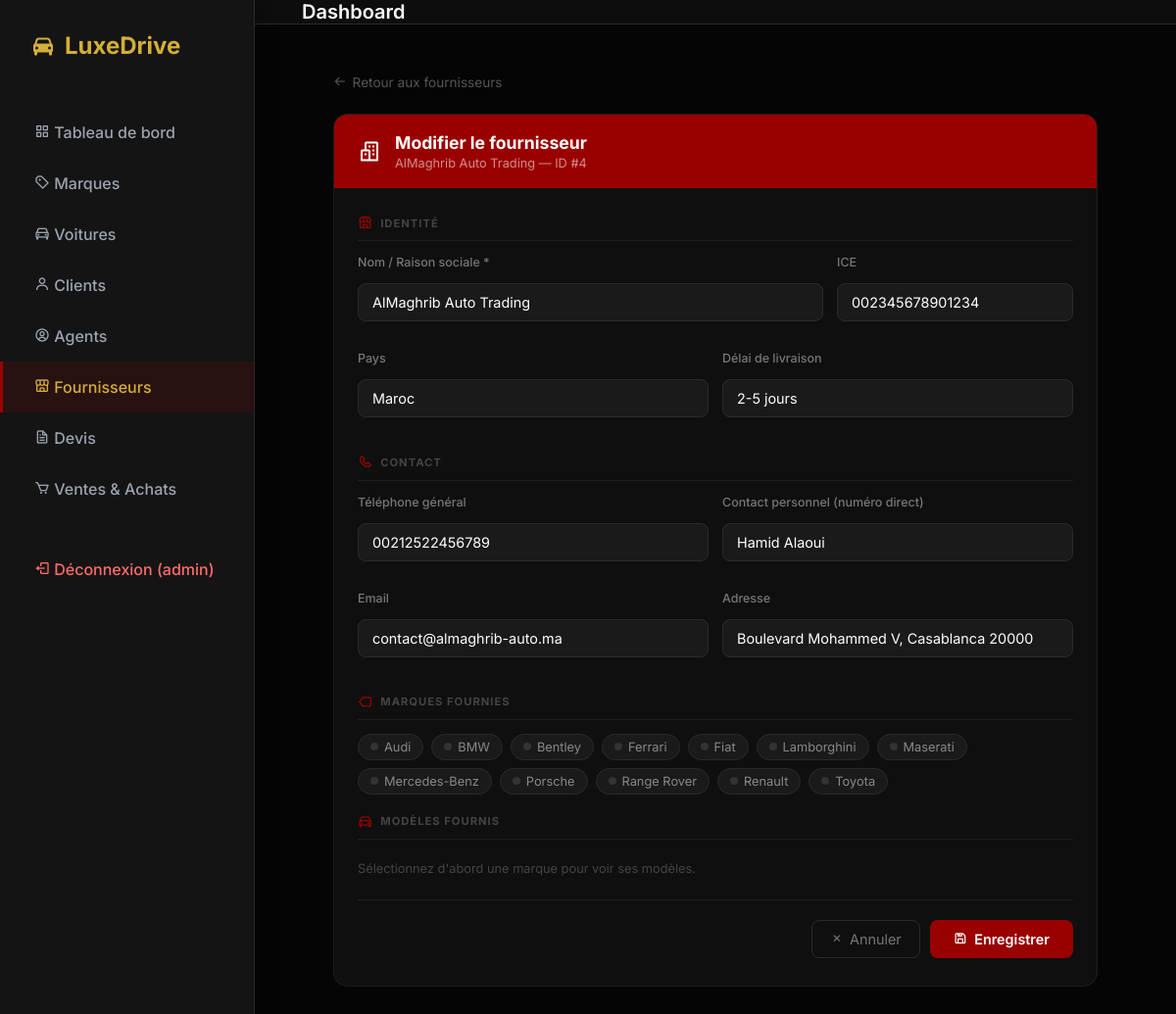
The app's page /fournisseurs/edit/4 (signed in) with its own data.
### tables this page shows
CREATE TABLE user (
    id_user INTEGER PRIMARY KEY AUTOINCREMENT,
    username TEXT UNIQUE NOT NULL,
    password TEXT NOT NULL,
    role TEXT CHECK( role IN ('admin', 'user') ) NOT NULL,
    id_client INTEGER,
    FOREIGN KEY (id_client) REFERENCES client(id_client)
);

CREATE TABLE fournisseur (
    id_fournisseur INTEGER PRIMARY KEY AUTOINCREMENT,
    nom TEXT,
    adresse TEXT,
    telephone TEXT
, ice              TEXT, pays             TEXT, delai_livraison  TEXT, contact_personnel TEXT, email            TEXT);

CREATE TABLE marque (
    id_marque INTEGER PRIMARY KEY AUTOINCREMENT,
    nom_marque TEXT NOT NULL
);

### app.py (the view, shortened to what this page needs)
@app.route('/fournisseurs/edit/<int:id_fournisseur>', methods=['GET', 'POST'])
@admin_required
def fournisseur_edit(id_fournisseur):
    db = get_db()
    cur = db.cursor()
    cur.execute('SELECT * FROM fournisseur WHERE id_fournisseur=?', (id_fournisseur,))
    fournisseur = cur.fetchone()
    cur.execute('SELECT MIN(id_marque) as id_marque, nom_marque FROM marque GROUP BY nom_marque ORDER BY nom_marque')
    marques_list = cur.fetchall()
    cur.execute('''
        SELECT m.id_modele, m.nom_modele, m.id_marque, mq.nom_marque
        FROM modele m JOIN marque mq ON m.id_marque = mq.id_marque
        WHERE m.id_marque IN (SELECT MIN(id_marque) FROM marque GROUP BY nom_marque)
        ORDER BY mq.nom_marque, m.nom_modele
    ''')
    modeles_list = cur.fetchall()
    cur.execute('SELECT id_marque FROM fournisseur_marque WHERE id_fournisseur=?', (id_fournisseur,))
    selected_marques = {r['id_marque'] for r in cur.fetchall()}
    cur.execute('SELECT id_modele FROM fournisseur_modele WHERE id_fournisseur=?', (id_fournisseur,))
    selected_modeles = {r['id_modele'] for r in cur.fetchall()}
    return render_template('fournisseur_edit.html',
                           fournisseur=fournisseur,
                           marques=marques_list,
                           modeles=modeles_list,
                           selected_marques=selected_marques,
                           selected_modeles=selected_modeles)

### app.py (called while the page is built)
def get_db():
    db = getattr(g, '_database', None)
    if db is None:
        db = g._database = sqlite3.connect(DATABASE)
        db.row_factory = sqlite3.Row
    return db

@app.teardown_appcontext
def close_connection(exception):
    db = getattr(g, '_database', None)
    if db is not None:
        db.close()

@app.before_request
def load_logged_in_user():
    user_id = session.get('user_id')
    if user_id is None:
        g.user = None
    else:
        db = get_db()
        cur = db.cursor()
        cur.execute('SELECT * FROM user WHERE id_user = ?', (user_id,))
        g.user = cur.fetchone()

def admin_required(f):
    @wraps(f)
    def decorated_function(*args, **kwargs):
        if 'user_id' not in session or session.get('role') != 'admin':
            return redirect(url_for('voitures'))
        return f(*args, **kwargs)
    return decorated_function

### templates/fournisseur_edit.html (shortened to what this page needs)
{% extends 'base.html' %}
{% block content %}
<div class="edit-container">
  <a href="/fournisseurs" class="back-link">
    <i class='bx bx-arrow-back'></i> Retour aux fournisseurs
  </a>
  <div class="edit-card">
    <div class="edit-card-header">
      <i class='bx bx-buildings'></i>
      <div>
        <h2>Modifier le fournisseur</h2>
        <p>{{ fournisseur.nom }} — ID #{{ fournisseur.id_fournisseur }}</p>
      </div>
    </div>
    <div class="edit-card-body">
      <form method="POST">
        <div class="section-label"><i class='bx bx-store'></i> Identité</div>
        <div class="form-row cols3">
          <div class="form-group" style="grid-column: 1 / span 2;">
            <label>Nom / Raison sociale *</label>
            <input type="text" name="nom" value="{{ fournisseur.nom or '' }}" required>
          </div>
          <div class="form-group">
            <label>ICE</label>
            <input type="text" name="ice" value="{{ fournisseur.ice or '' }}" placeholder="000000000000000">
          </div>
        </div>
        <div class="form-row">
          <div class="form-group">
            <label>Pays</label>
            <input type="text" name="pays" value="{{ fournisseur.pays or '' }}" placeholder="Maroc, France, Espagne…">
          </div>
          <div class="form-group">
            <label>Délai de livraison</label>
            <input type="text" name="delai_livraison" value="{{ fournisseur.delai_livraison or '' }}" placeholder="ex: 7–14 jours">
          </div>
        </div>
        <div class="section-label"><i class='bx bx-phone'></i> Contact</div>
        <div class="form-row">
          <div class="form-group">
            <label>Téléphone général</label>
            <input type="text" name="telephone" value="{{ fournisseur.telephone or '' }}" placeholder="0600000000">
          </div>
          <div class="form-group">
            <label>Contact personnel (numéro direct)</label>
            <input type="text" name="contact_personnel" value="{{ fournisseur.contact_personnel or '' }}" placeholder="Numéro direct">
          </div>
        </div>
        <div class="form-row">
          <div class="form-group">
            <label>Email</label>
            <input type="email" name="email" value="{{ fournisseur.email or '' }}" placeholder="contact@fournisseur.ma">
          </div>
          <div class="form-group">
            <label>Adresse</label>
            <input type="text" name="adresse" value="{{ fournisseur.adresse or '' }}" placeholder="Rue, Ville, Code postal">
          </div>
        </div>
        {% if marques %}
        <div class="section-label"><i class='bx bx-tag'></i> Marques fournies</div>
        <div class="checkbox-grid" id="editMarqueGrid">
          {% for mq in marques %}
          {% set is_checked = mq.id_marque in selected_marques %}
          <label class="checkbox-pill {% if is_checked %}checked{% endif %}" onclick="togglePill(this)">
            <span class="pill-dot"></span>
            {{ mq.nom_marque }}
          </label>
          {% endfor %}
        </div>
        <div class="section-label" style="margin-top:20px;"><i class='bx bx-car'></i> Modèles fournis</div>
        <div class="modele-hint" id="editModeleHint" style="display:none;">
          Sélectionnez d'abord une marque pour voir ses modèles.
        </div>
        {% endif %}
        <div class="form-actions">
          <a href="/fournisseurs" class="btn-cancel">
            <i class='bx bx-x'></i> Annuler
          </a>
          <button type="submit" class="btn-save">
            <i class='bx bx-save'></i> Enregistrer
          </button>
        </div>
      </form>
    </div>
  </div>
</div>
{% endblock %}

### templates/base.html (shortened to what this page needs)
<!DOCTYPE html>
<html lang="fr">
<head>
    <link rel="stylesheet" href="{{ url_for('static', filename='style.css') }}">
    <link href="https://unpkg.com/boxicons@2.1.4/css/boxicons.min.css" rel="stylesheet">
</head>
<body>
    <aside class="sidebar">
        <div class="brand">
            <i class='bx bxs-car'></i>
            <span>LuxeDrive</span>
        </div>
        <ul class="nav-links">
            {% if g.user and g.user.role == 'admin' %}
            <li><a href="{{ url_for('dashboard') }}" class="{% if request.endpoint == 'dashboard' %}active{% endif %}"><i class='bx bx-grid-alt'></i> Tableau de bord</a></li>
            {% endif %}
            <li><a href="{{ url_for('marques') }}" class="{% if request.endpoint in ['marques','marque_detail'] %}active{% endif %}"><i class='bx bx-purchase-tag-alt'></i> Marques</a></li>
            {% if g.user and g.user.role == 'admin' %}
            <li><a href="{{ url_for('voitures') }}" class="{% if request.endpoint in ['voitures','voitures_add','voiture_detail','voiture_edit'] %}active{% endif %}"><i class='bx bx-car'></i> Voitures</a></li>
            {% endif %}
            {% if g.user and g.user.role == 'admin' %}
            <li><a href="{{ url_for('clients') }}" class="{% if request.endpoint in ['clients','client_edit'] %}active{% endif %}"><i class='bx bx-user'></i> Clients</a></li>
            <li><a href="{{ url_for('agents') }}" class="{% if request.endpoint in ['agents','agent_edit'] %}active{% endif %}"><i class='bx bx-user-circle'></i> Agents</a></li>
            <li><a href="{{ url_for('fournisseurs') }}" class="{% if request.endpoint in ['fournisseurs','fournisseur_edit'] %}active{% endif %}"><i class='bx bx-store-alt'></i> Fournisseurs</a></li>
            <li><a href="{{ url_for('devis_select') }}" class="{% if request.endpoint in ['devis_select','devis'] %}active{% endif %}"><i class='bx bx-file'></i> Devis</a></li>
            <li><a href="{{ url_for('transactions') }}" class="{% if request.endpoint == 'transactions' %}active{% endif %}"><i class='bx bx-cart'></i> Ventes & Achats</a></li>
            {% endif %}
            <li style="margin-top:30px;">
                <a href="{{ url_for('logout') }}" style="color:#ff6b6b;">
                    <i class='bx bx-log-out'></i> Déconnexion ({{ g.user.username if g.user else '' }})
                </a>
            </li>
        </ul>
    </aside>
    <div class="main-content">
        <header>
            <h1 class="page-title">{% block page_title %}Dashboard{% endblock %}</h1>
        </header>
        <main>
            {% block content %}{% endblock %}
        </main>
    </div>
</body>
</html>

### static/style.css (style rules this page uses)
:root { --primary-color: #990000; --primary-hover: #7a0000; --accent-gold: #D4AF37; --bg-color: #050505; --sidebar-bg: #141414; --card-bg: #141414; --text-main: #f8fafc; --text-muted: #9ca3af; --border-color: #2a2a2a; --success: #10b981; --warning: #f59e0b; --danger: #ef4444; }
* { box-sizing: border-box; margin: 0; padding: 0; font-family: 'Inter', sans-serif; }
body { background-color: var(--bg-color); color: var(--text-main); display: flex; height: 100vh; overflow: hidden; }
.sidebar { width: 260px; background-color: var(--sidebar-bg); border-right: 1px solid var(--border-color); display: flex; flex-direction: column; padding: 2rem 0; box-shadow: 4px 0 15px rgba(0,0,0,0.2); z-index: 10; }
.brand { padding: 0 2rem; font-size: 1.5rem; font-weight: 700; color: var(--accent-gold); margin-bottom: 3rem; display: flex; align-items: center; gap: 10px; }
.nav-links { list-style: none; display: flex; flex-direction: column; }
.nav-links li { width: 100%; }
.nav-links a { display: block; padding: 1rem 2rem; color: var(--text-muted); text-decoration: none; font-weight: 500; transition: all 0.3s ease; border-left: 3px solid transparent; }
.nav-links a:hover, .nav-links a.active { background-color: rgba(153, 0, 0, 0.15); color: var(--accent-gold); border-left: 3px solid var(--primary-color); }
.main-content { flex: 1; display: flex; flex-direction: column; overflow-y: auto; }
header { height: 80px; display: flex; align-items: center; padding: 0 3rem; background: rgba(18, 18, 18, 0.7); backdrop-filter: blur(10px); border-bottom: 1px solid var(--border-color); position: sticky; top: 0; z-index: 5; }
.page-title { font-size: 1.25rem; font-weight: 600; }
main { padding: 3rem; flex: 1; }
.form-group { display: flex; flex-direction: column; margin-bottom: 1rem; }
.form-group label { font-size: 0.9rem; font-weight: 500; color: var(--text-muted); margin-bottom: 0.5rem; }
.form-group input, .form-group select { padding: 0.75rem 1rem; border-radius: 8px; border: 1px solid var(--border-color); background-color: rgba(0,0,0,0.2); color: var(--text-main); font-size: 1rem; transition: all 0.3s ease; }
.form-group input::placeholder { color: #475569; }

### records on screen
user: user "admin"
fournisseur: nom "AlMaghrib Auto Trading", id_fournisseur "4", ice "002345678901234", pays "Maroc", delai_livraison "2-5 jours", telephone "00212522456789", contact_personnel "Hamid Alaoui", email "contact@almaghrib-auto.ma", adresse "Boulevard Mohammed V, Casablanca 20000"
marque: nom_marque "Audi"
marque: nom_marque "BMW"
marque: nom_marque "Bentley"
marque: nom_marque "Ferrari"
marque: nom_marque "Fiat"
marque: nom_marque "Lamborghini"
marque: nom_marque "Maserati"
marque: nom_marque "Mercedes-Benz"
marque: nom_marque "Porsche"
marque: nom_marque "Range Rover"
marque: nom_marque "Renault"
marque: nom_marque "Toyota"
